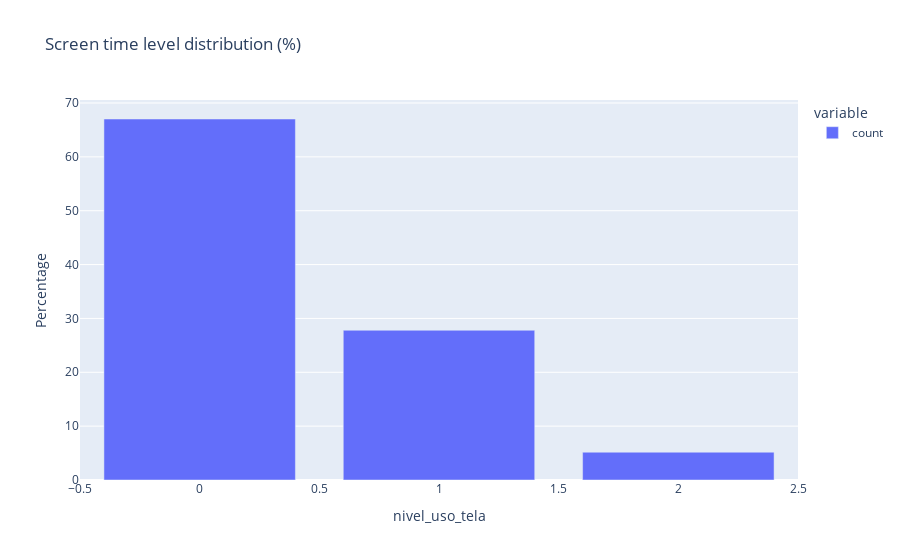

Notebook source saved alongside this figure:
### Code cell
px.bar(
    df_obesity.value_counts("nivel_uso_tela") / len(df_obesity) * 100,
    title="Screen time level distribution (%)",
    labels={"value": "Percentage"},
)

### Figure 1 — Plotly figure (JSON) as saved in the notebook; plotly's stock layout.template omitted (floating-point values rounded to 4 significant figures)
{"data": [{"alignmentgroup": "True", "hovertemplate": "variable=count<br>nivel_uso_tela=%{x}<br>Percentage=%{y}<extra></extra>", "legendgroup": "count", "marker": {"color": "#636efa", "pattern": {"shape": ""}}, "name": "count", "offsetgroup": "count", "orientation": "v", "showlegend": true, "textposition": "auto", "type": "bar", "x": [0, 1, 2], "xaxis": "x", "y": [67.03, 27.81, 5.163], "yaxis": "y"}], "layout": {"barmode": "relative", "legend": {"title": {"text": "variable"}, "tracegroupgap": 0}, "title": {"text": "Screen time level distribution (%)"}, "xaxis": {"anchor": "y", "domain": [0, 1], "title": {"text": "nivel_uso_tela"}}, "yaxis": {"anchor": "x", "domain": [0, 1], "title": {"text": "Percentage"}}}}
